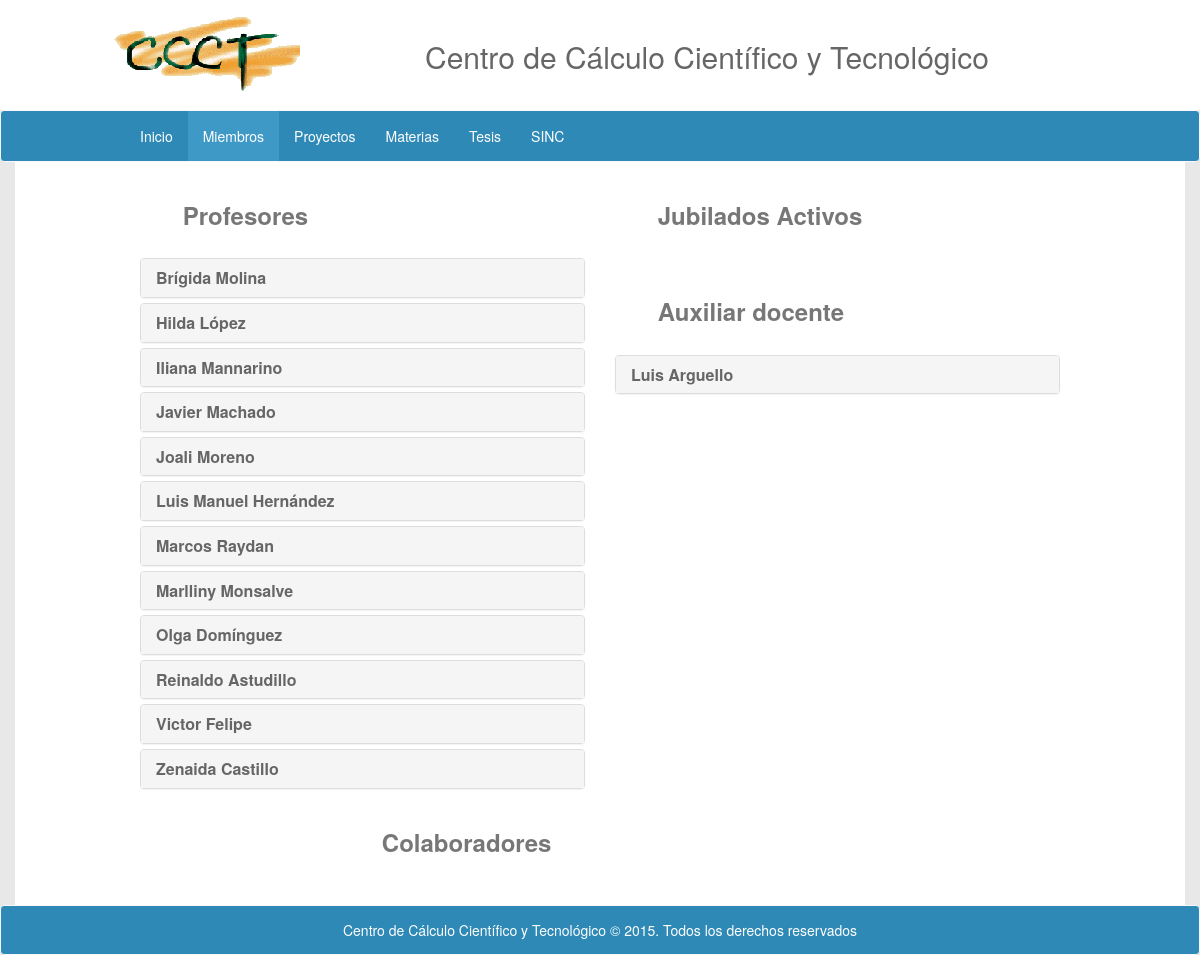
The app's page /member/, older data.
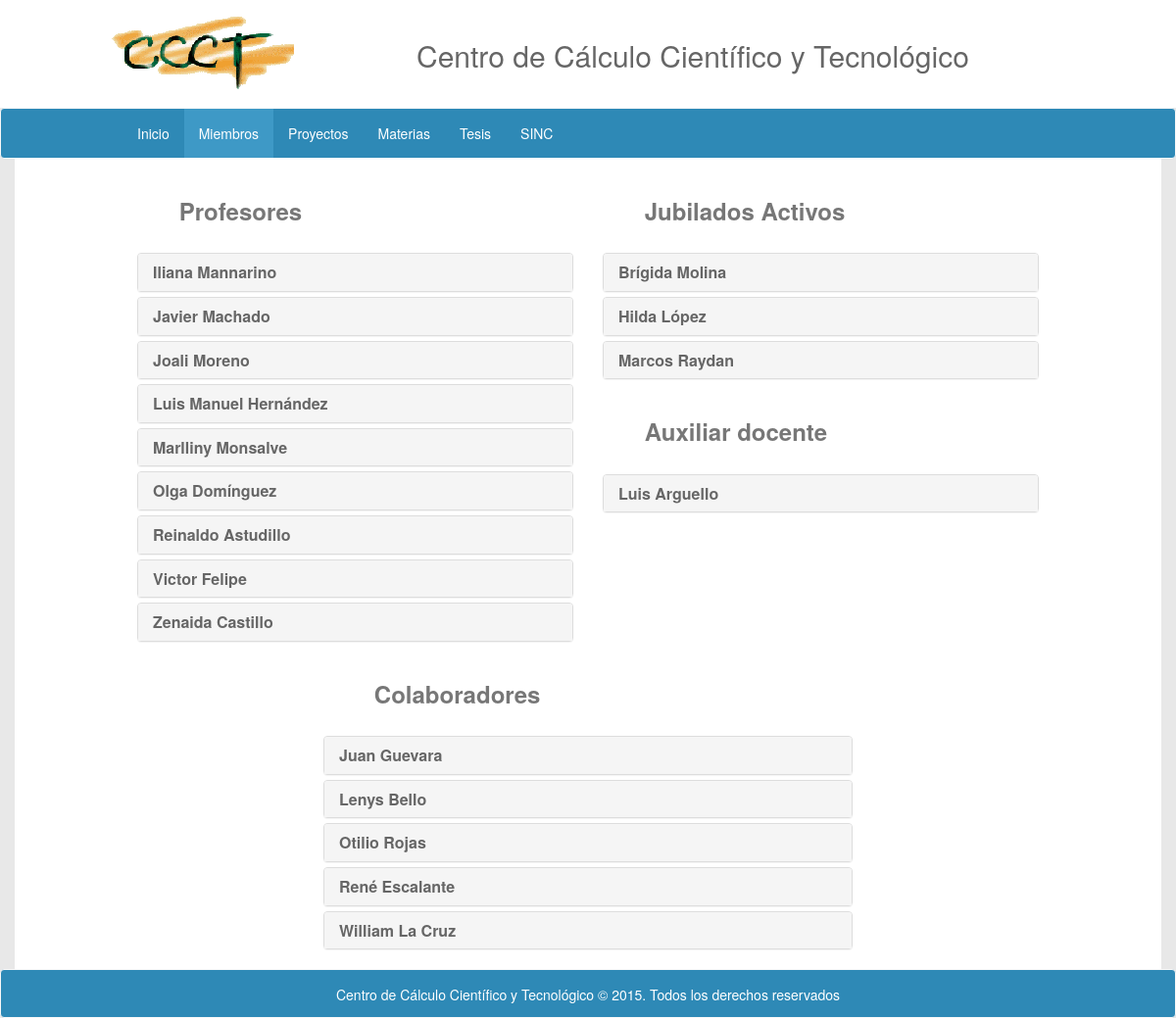
The same page, newer data.
### webpage/models.py (models this page shows, shortened)
class Member(models.Model):
	name = models.CharField(max_length = 50)
	email = models.EmailField(max_length = 50)
	link = models.CharField(max_length = 50)
	abstract = models.CharField(max_length = 300, default = "")
	ctype = models.IntegerField(default = 0)
	html = models.TextField(default = "")

### webpage/views.py (the view)
# urls.py: url(r'^member/(?P<name>\w+)/edit/$', views.editprofile, name='editprofile'),
def member(request):
	context = {'profesors': Member.objects.filter(ctype = 0).order_by('name'), 'retired': Member.objects.filter(ctype = 2).order_by('name'), 'colaborator': Member.objects.filter(ctype = 3).order_by('name'), 'auxiliar': Member.objects.filter(ctype = 1).order_by('name')}
	return render(request, 'webpage/member.html', context)

### webpage/templates/webpage/member.html (shortened to what this page needs)
{% extends "webpage/base.html" %}
{% block memberActive%} active {% endblock %}
{% block body%}
<div class="container backwhite">
  <br>
	<div class="col-md-5 col-md-offset-1">
		<h3 class="title"><b>Profesores</b></h3><br>
		<div class="panel-group" id="accordion">
			{% for m in profesors %}
			<div class="panel panel-default">
				<div id="m{{m.id}}" class="panel-heading">
					<h4 id="mm{{m.id}}" class="panel-title content">
						<a data-toggle="collapse" data-parent="#accordion" href="#member{{m.id}}"> <b>{{m.name}}</b></a>
					</h4>
				</div>
			</div>
			{% endfor %}
		</div>
	</div>
	<div class="col-md-5">
		<h3 class="title"><b>Jubilados Activos</b></h3><br>
		<div class="panel-group" id="accordion">
			{% for m in retired %}
			<div class="panel panel-default">
				<div id="m{{m.id}}" class="panel-heading">
					<h4 id="mm{{m.id}}" class="panel-title content">
						<a data-toggle="collapse" data-parent="#accordion" href="#member{{m.id}}"> <b>{{m.name}}</b></a>
					</h4>
				</div>
			</div>
			{% endfor %}
		</div>
	</div>
	<div class="col-md-5">
		<h3 class="title"><b>Auxiliar docente</b></h3><br>
		<div class="panel-group" id="accordion">
			{% for m in auxiliar %}
			<div class="panel panel-default content">
				<div id="m{{m.id}}" class="panel-heading">
					<h4 id="mm{{m.id}}" class="panel-title content">
						<a data-toggle="collapse" data-parent="#accordion" href="#member{{m.id}}"> <b>{{m.name}}</b></a>
					</h4>
				</div>
			</div>
			{% endfor %}
		</div>
	</div>
	<br>
</div>
<div class="container backwhite">
	<div class="col-md-6 col-md-offset-3">
		<h3 class="title"><b>Colaboradores</b></h3><br>
		<div class="panel-group" id="accordion">
			{% for m in colaborator %}
			<div class="panel panel-default">
				<div id="m{{m.id}}" class="panel-heading">
					<h4 id="mm{{m.id}}" class="panel-title content">
						<a data-toggle="collapse" data-parent="#accordion" href="#member{{m.id}}"> <b>{{m.name}}</b></a>
					</h4>
				</div>
			</div>
			{% endfor %}
		</div>
	</div>
</div>
{% endblock %}

Row changes from the older to the newer data that the page shows:
changed Member "Brígida Molina": moves from the list under "Profesores" to the list under "Jubilados Activos"
changed Member "Hilda López": moves from the list under "Profesores" to the list under "Jubilados Activos"
changed Member "Marcos Raydan": moves from the list under "Profesores" to the list under "Jubilados Activos"
added Member: name "Juan Guevara", shown under "Colaboradores"
added Member: name "Lenys Bello", shown under "Colaboradores"
added Member: name "Otilio Rojas", shown under "Colaboradores"
added Member: name "René Escalante", shown under "Colaboradores"
added Member: name "William La Cruz", shown under "Colaboradores"
